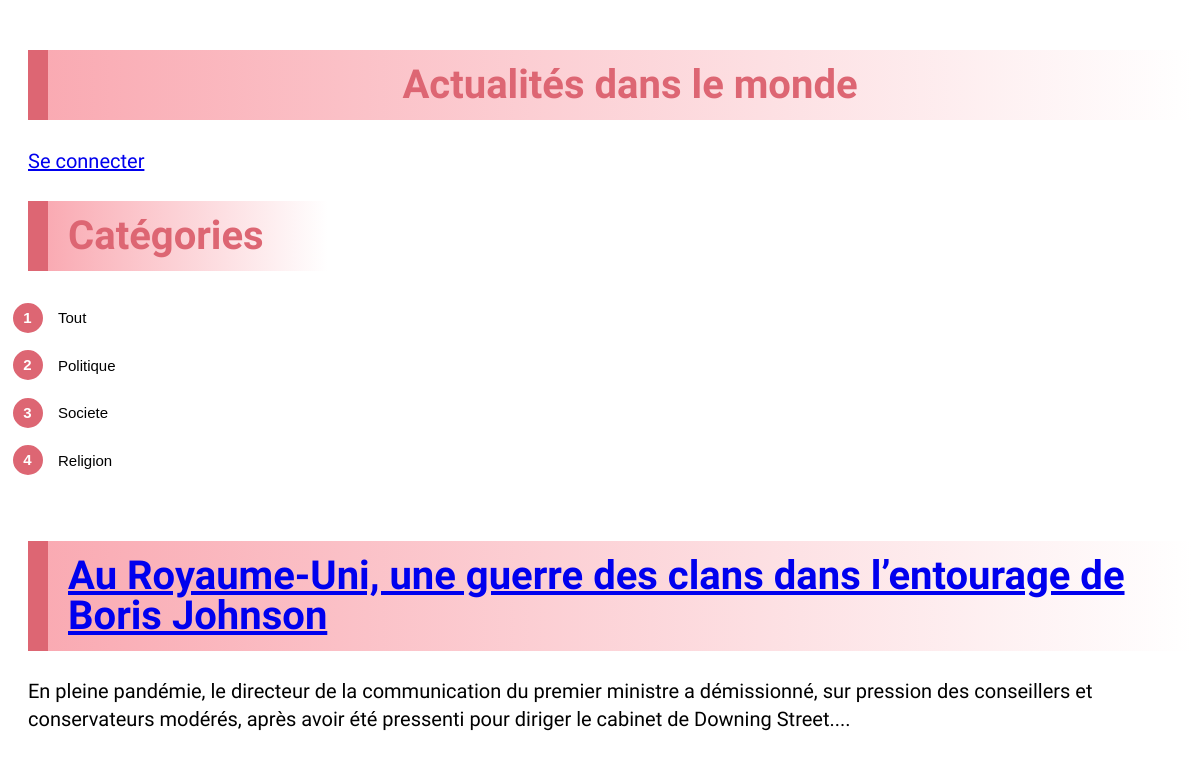
The app's page /index.php?a=categorie&id=1 with its own data.
### tables this page shows
CREATE TABLE `Categorie` (
  `id` int(11) NOT NULL,
  `libelle` varchar(20) DEFAULT NULL
);

CREATE TABLE `Article` (
  `id` int(11) NOT NULL,
  `titre` varchar(255) DEFAULT NULL,
  `contenu` text,
  `dateCreation` datetime DEFAULT CURRENT_TIMESTAMP,
  `dateModification` datetime DEFAULT CURRENT_TIMESTAMP,
  `categorie` int(11) DEFAULT NULL
);

### controleur/Controller.php (called while the page is built, shortened)
<?php
	require_once 'modele/dao/ArticleDao.php';
	require_once 'modele/dao/CategorieDao.php';
	class Controller
	{
		public function showCategorie($id)
		{
			$articleDao = new ArticleDao();
			$categorieDao = new CategorieDao();
			$articles = $articleDao->getByCategoryId($id);
			$categories = $categorieDao->getList();
				require_once 'vue/articleByCategorie.php';
		}
	}
?>

### modele/dao/ConnexionManager.php (called while the page is built)
<?php
	class ConnexionManager
	{
		private static $bdd;
		public static function getInstance()
		{
			if (self::$bdd === null)
			{
				try
				{
					self::$bdd = new PDO('mysql:host=localhost;dbname=actualites;charset=utf8', 'admin', 'admin');
				}
				catch (Exception $e)
				{
					echo "Erreur de connexion à la base de données : ".$e->getMessage();
					self::$bdd = null;
				}
			}
			return self::$bdd;
		}
	}
?>

### modele/dao/CategorieDao.php (called while the page is built, shortened)
<?php
	require_once 'ConnexionManager.php';
	class CategorieDao
	{
		private $bdd;
		public function __construct()
		{
			$this->bdd = (new ConnexionManager)->getInstance();
		}
		public function getList()
		{
			$reponse = $this->bdd->query('SELECT * FROM Categorie');
			$data = $reponse->fetchAll(PDO::FETCH_CLASS, 'Categorie');
			return $data;
		}
	}
?>

### modele/dao/ArticleDao.php (called while the page is built, shortened)
<?php
	require_once 'ConnexionManager.php';
	class ArticleDao
	{
		private $bdd;
		public function __construct()
		{
			$this->bdd = (new ConnexionManager)->getInstance();
		}
		public function getByCategoryId($id)
		{
			$data = $this->bdd->query('SELECT * FROM Article WHERE categorie = '.$id);
			return $data->fetchAll(PDO::FETCH_CLASS, 'Article');
		}
	}
?>

### vue/articleByCategorie.php (the view, shortened to what this page needs)
<!DOCTYPE html>
<html>
<head>
</head>
<body>
	<?php require_once 'inc/entete.php'; ?>
	<?php
		require_once 'inc/menu.php';
	?>
	<div>
		<?php if (!empty($articles)): ?>
			<?php foreach ($articles as $article): ?>
				<div >
					<h1><a href="../index.php?action=article&id=<?= $article->id ?>"><?= $article->titre ?></a></h1>
					<p><?= substr($article->contenu, 0, 300) . '...' ?></p>
				</div>
			<?php endforeach ?>
		<?php else: ?>
			<div class="message">Aucun article trouvé</div>
		<?php endif ?>
	</div>
</body>
</html>

### vue/inc/menu.php (shortened to what this page needs)
<div  class="list-type1">
    <h1>Catégories</h1>
    <ol>
        <li><a href="index.php">Tout</a></li>
        <?php foreach ($categories as $categorie): ?>
            <li><a href="index.php?a=categorie&id=<?= $categorie->id ?>"><?= $categorie->libelle ?></a></li>
        <?php endforeach ?>
    </ol>
</div>

### vue/articleByCategorie.php (style rules this page uses)
body { font-size: 20px; font-family: 'Kalam', cursive; line-height: 28px; padding: 15px 0px 15px 20px; }
h1 { background: linear-gradient( 90deg, rgba(246, 114, 128, 0.6) , rgba(255, 255, 255, 0.6)); border-left:20px #dd6673 solid; color: #dd6673; line-height: 40px; padding: 15px 0px 15px 20px; }

### vue/inc/menu.php (style rules this page uses)
.list-type1 { width: 300px; margin: 0; }
.list-type1 ol { counter-reset: li; list-style: none; *list-style: decimal; font-size: 15px; font-family: 'Raleway', sans-serif; padding: 0; margin-bottom: 4em; }
.list-type1 a { position: relative; display: block; padding: .4em .4em .4em 2em; *padding: .4em; margin: .5em 0; background: linear-gradient( 90deg, rgba(246, 114, 128, 0.6)); color: #000; text-decoration: none; -moz-border-radius: .3em; -webkit-border-radius: .3em; border-radius: 10em; transition: all .2s ease-in-out; }
.list-type1 a:before { content: counter(li); counter-increment: li; position: absolute; left: -1.3em; top: 50%; margin-top: -1.3em; background: #dd6673; height: 2em; width: 2em; line-height: 2em; border: .3em solid #fff; text-align: center; font-weight: bold; -moz-border-radius: 2em; -webkit-border-radius: 2em; border-radius: 2em; color: #FFF; }

### records on screen
categorie: libelle "Politique"
categorie: libelle "Societe"
categorie: libelle "Religion"
article: titre "Au Royaume-Uni, une guerre des clans dans l’entourage de Boris Johnson", contenu "En pleine pandémie, le directeur de la communication du premier ministre a démissionné, sur pression des conseillers et conservateurs modérés, après avoir été pressenti pour diriger le cabinet de Downing Street."
